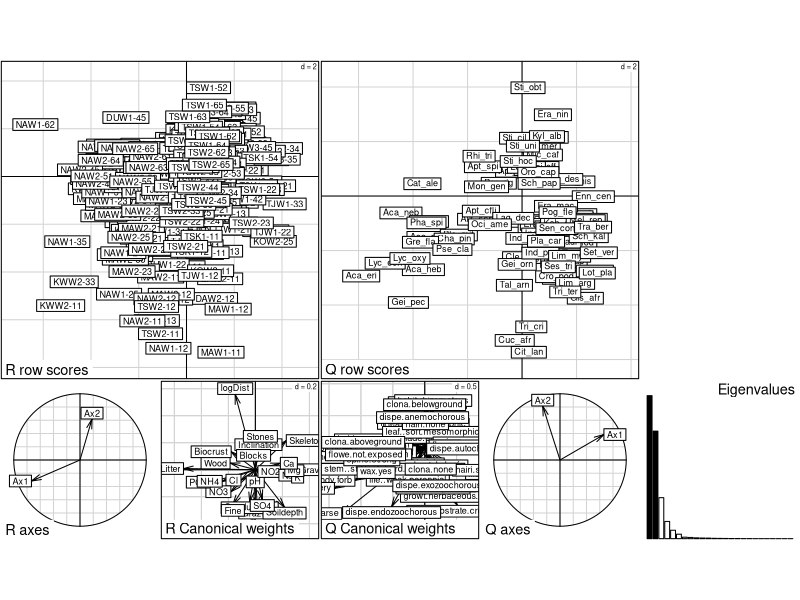

This chart was generated by the following R code:
library(ade4)


### Name: piosphere
### Title: Plant traits response to grazing
### Aliases: piosphere
### Keywords: datasets

### ** Examples

data(piosphere)
names(piosphere)
afcL <- dudi.coa(log(piosphere$veg + 1), scannf = FALSE)
acpR <- dudi.pca(piosphere$env, scannf = FALSE, row.w = afcL$lw)
acpQ <- dudi.hillsmith(piosphere$traits, scannf = FALSE, row.w = afcL$cw)
rlq1 <- rlq(acpR, afcL, acpQ, scannf = FALSE)
plot(rlq1)
